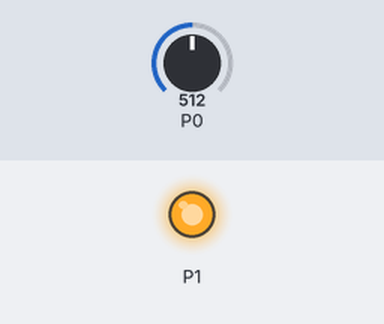
Bench run of a program on a simulated BBC micro:bit (MakeCode). Parts: output pins drawn as LEDs (lit = HIGH). The test bench sets the inputs (shaded band); at power-on: P0 = 512 (analog values on the 0–1023 scale).

Above: at 1.2 s.
1.3 s: P0 set to 207
2.8 s: P0 set to 183
At 3.1 s:
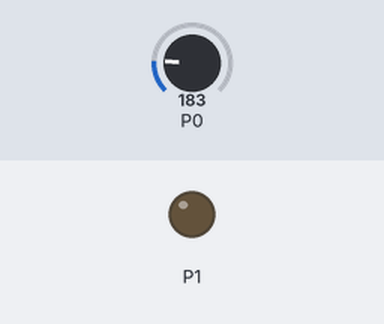
4.3 s: P0 set to 210
At 5.5 s:
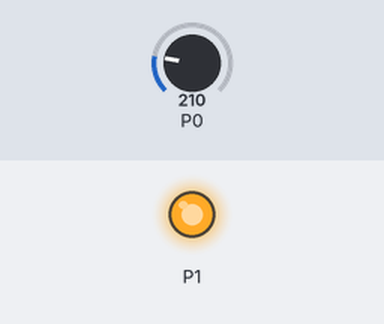
5.8 s: P0 set to 190
At 6.9 s:
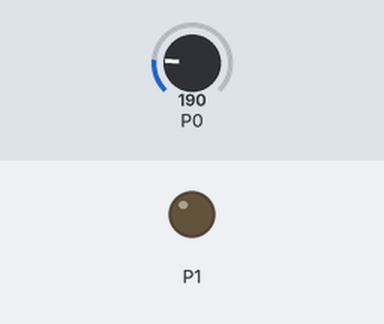
Timing chart, 0 to 8.3 s (numbered marks = the images above; inputs shaded):
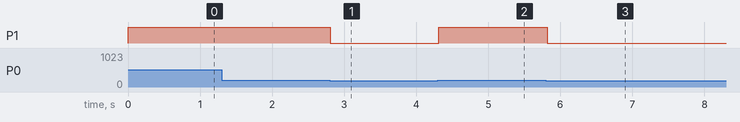

The program:

main.ts
```typescript
basic.forever(function () {
    if (pins.analogReadPin(AnalogPin.P0) > 200) {
        pins.digitalWritePin(DigitalPin.P1, 1)
    } else {
        pins.digitalWritePin(DigitalPin.P1, 0)
    }
})
```

test.ts
```typescript
// tests go here; this will not be compiled when this package is used as an extension.
```

Measured:
- the behaviour switches between 201 and 200 on P0 (found by bisection; images 0 and 1)
- after the input at 1.3 s, every drawn part: stays the same
- after the input at 2.8 s, P1: HIGH → LOW at once
- after the input at 4.3 s, P1: LOW → HIGH at once
- after the input at 5.8 s, P1: HIGH → LOW at once
